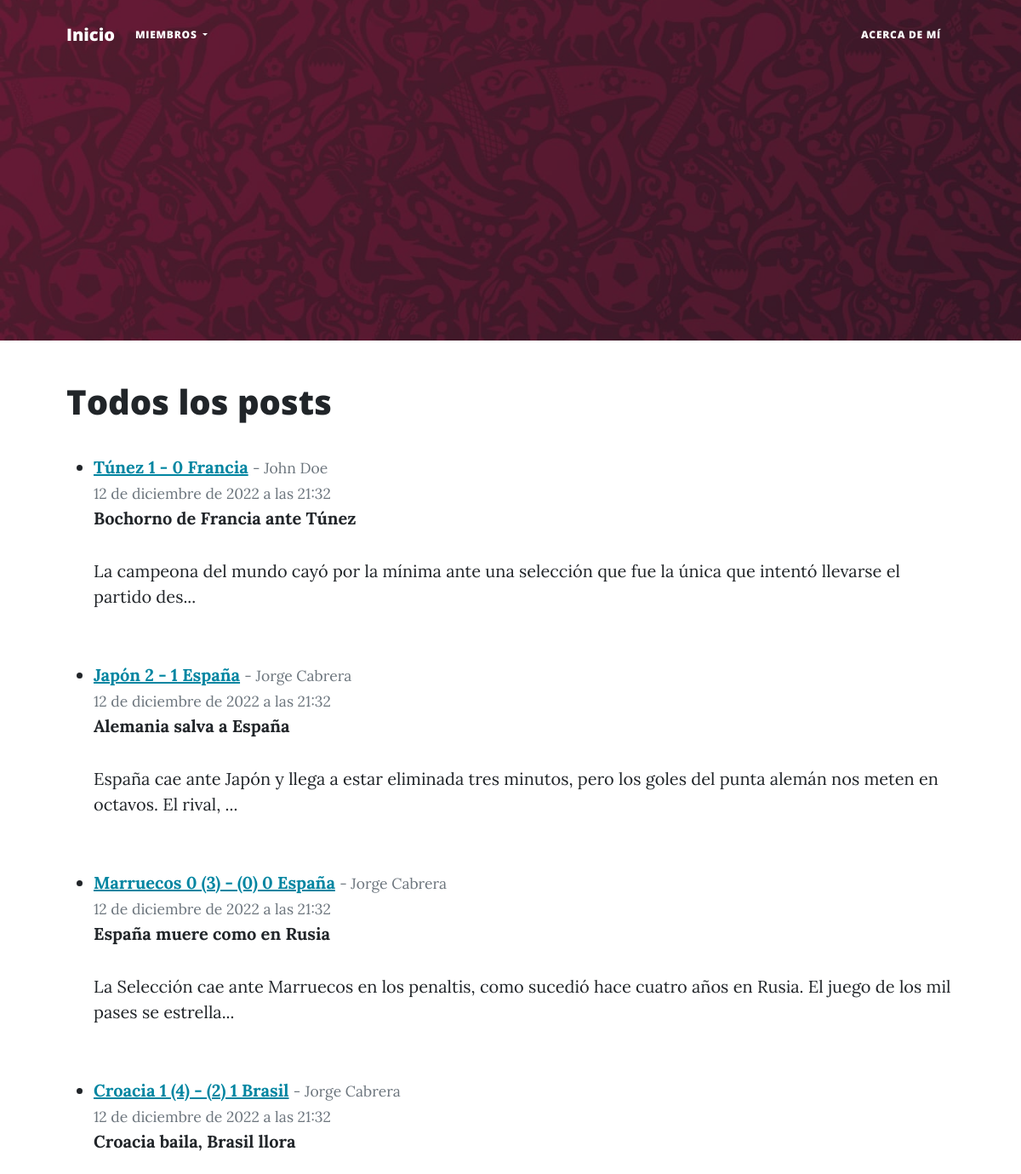
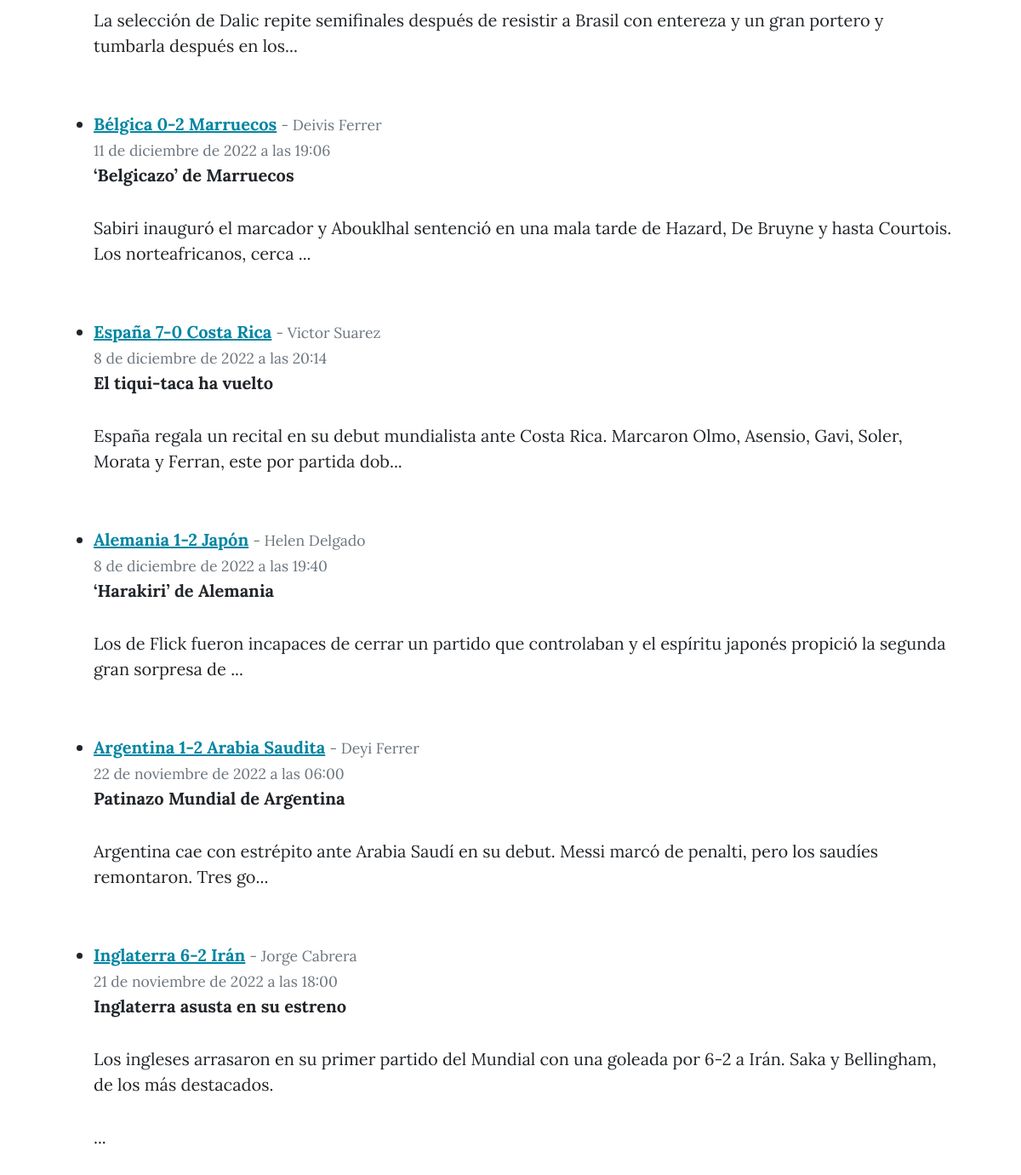
The page /all_posts/ (upper part) on the database as committed earlier (2 pictures, top to bottom).
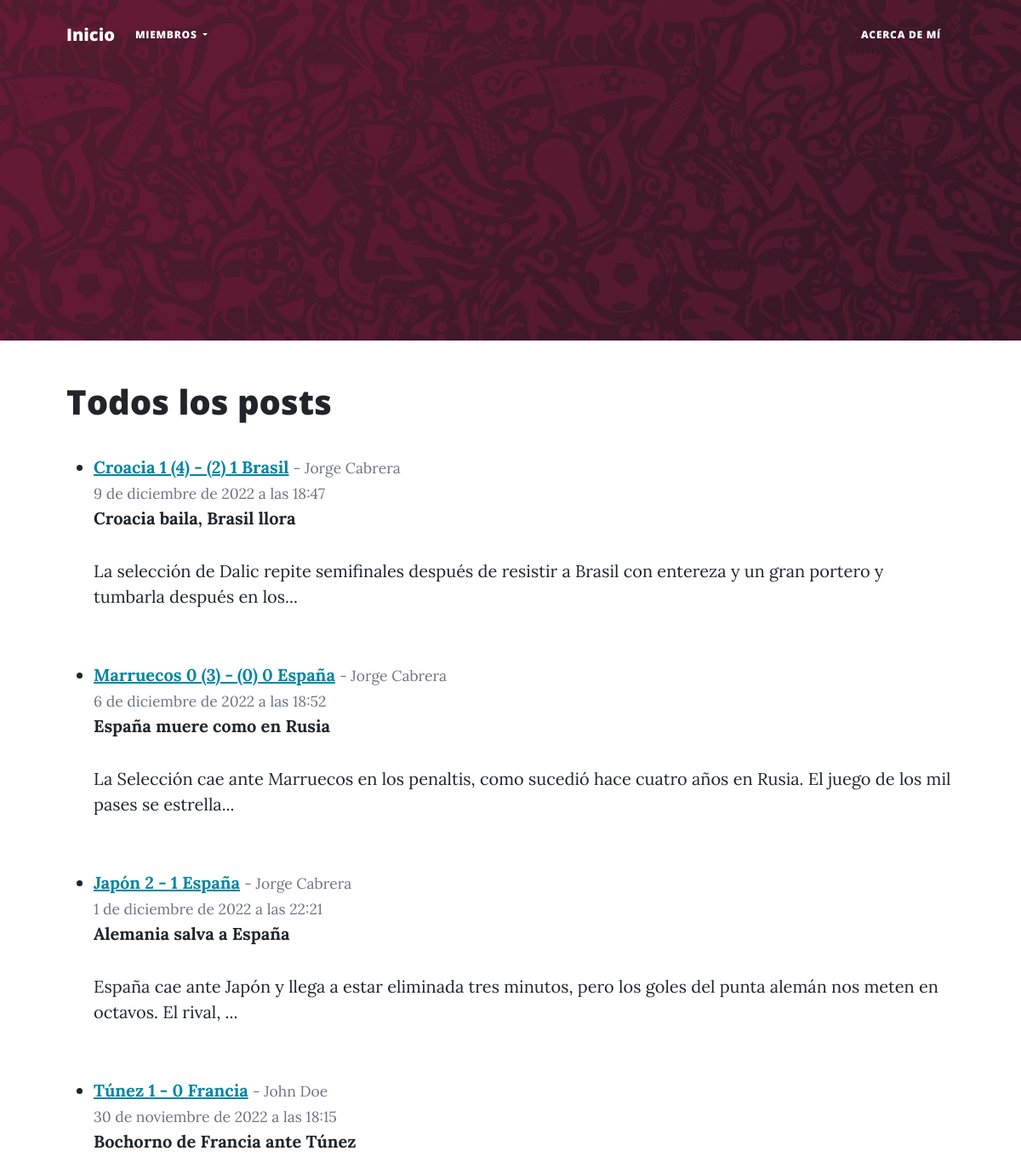
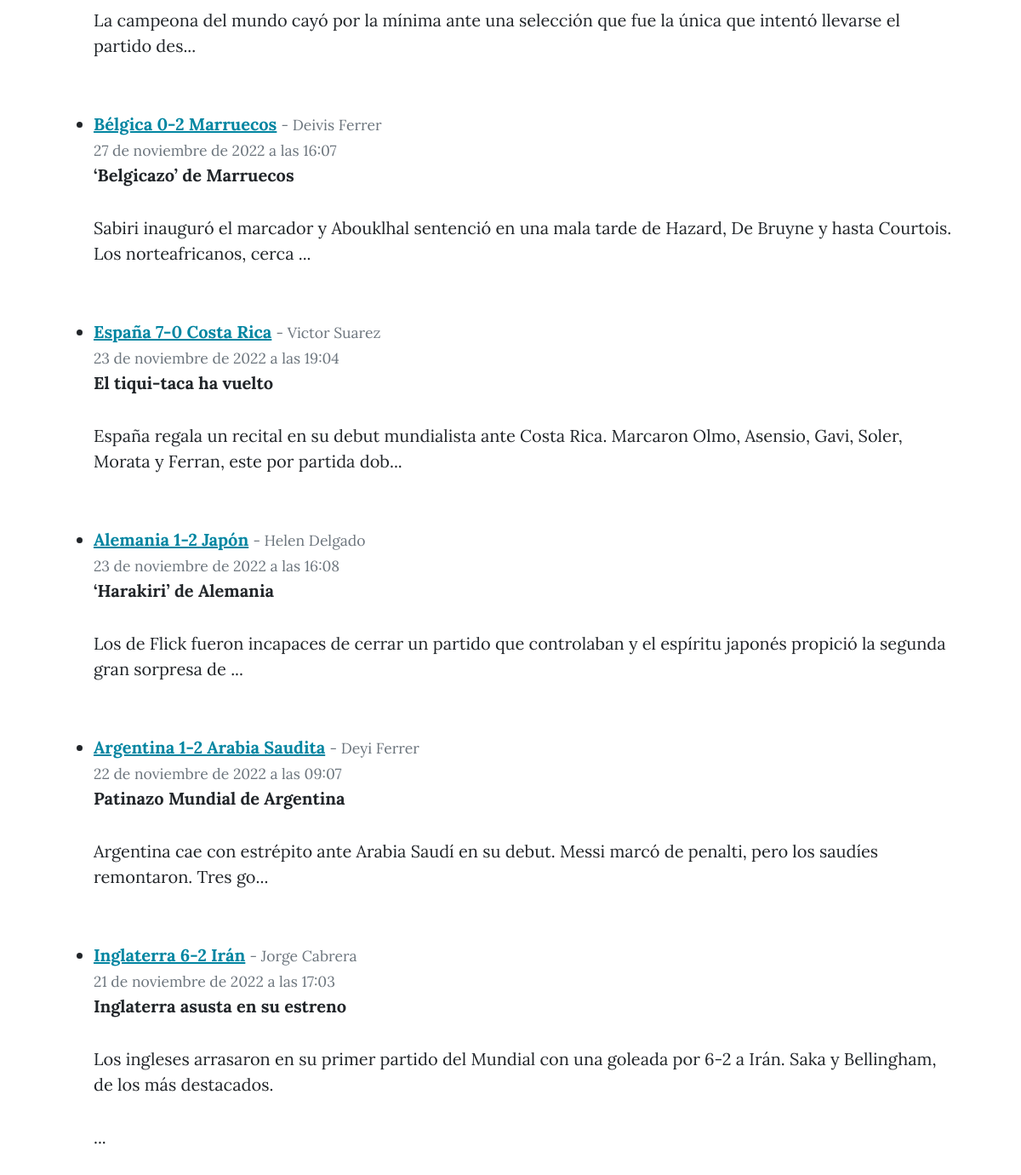
The same page on the database as committed later (2 pictures, top to bottom).
### Blog/models.py (models this page shows, shortened)
class Post(models.Model):
    titulo = models.CharField(max_length=255)
    subtitulo = models.CharField(max_length=255)
    autor = models.ForeignKey(User, on_delete=models.CASCADE)
    header = models.ImageField(null=True, blank=True, upload_to='images/')
    cuerpo = RichTextField(null=True, blank=True)
    fecha = models.DateTimeField(default=datetime.now())
    likes = models.ManyToManyField(User, related_name='blog_posts', blank=True)

### Blog/views.py (the view)
# urls.py: path('all_posts/', AllPostsView.as_view(), name='all_posts'),
class AllPostsView(ListView):
    model = Post
    template_name = 'all_posts.html'
    ordering = ['-fecha']

### Blog/templates/all_posts.html (shortened to what this page needs)
{% extends 'post.html' %}
{% block post %}
<div class="container px-4 px-lg-5">
    <h1>
        Todos los posts
    </h1>
    <br>
    <ul>
        {% for post in object_list %}
            <li>
                <a href="{% url 'post_details' post.pk %}" class="link-primary"><u><strong>{{post.titulo}}</strong></u></a>
                <small class="text-muted">
                    - {{post.autor.first_name}} {{post.autor.last_name}}
                    <br>
                    {{post.fecha}}
                </small>
                <br>
                <strong>
                    {{post.subtitulo}}
                </strong>
                <br>
                {{post.cuerpo|slice:":150"|safe}}...
                <br><br>
            </li>
        {% endfor %}
    </ul>
</div>
{% endblock post %}

Rows that differ between the two databases and show on the page:
changed Post "Croacia 1 (4) - (2) 1 Brasil": fecha "12 de diciembre de 2022 a las 21:32" → "9 de diciembre de 2022 a las 18:47"; moves up the list
changed Post "Marruecos 0 (3) - (0) 0 España": fecha "12 de diciembre de 2022 a las 21:32" → "6 de diciembre de 2022 a las 18:52"; moves up the list
changed Post "Japón 2 - 1 España": fecha "12 de diciembre de 2022 a las 21:32" → "1 de diciembre de 2022 a las 22:21"; moves down the list
changed Post "Túnez 1 - 0 Francia": fecha "12 de diciembre de 2022 a las 21:32" → "30 de noviembre de 2022 a las 18:15"
changed Post "Bélgica 0-2 Marruecos": fecha "11 de diciembre de 2022 a las 19:06" → "27 de noviembre de 2022 a las 16:07"
changed Post "España 7-0 Costa Rica": fecha "8 de diciembre de 2022 a las 20:14" → "23 de noviembre de 2022 a las 19:04"
changed Post "Alemania 1-2 Japón": fecha "8 de diciembre de 2022 a las 19:40" → "23 de noviembre de 2022 a las 16:08"
changed Post "Argentina 1-2 Arabia Saudita": fecha "22 de noviembre de 2022 a las 06:00" → "22 de noviembre de 2022 a las 09:07"
changed Post "Inglaterra 6-2 Irán": fecha "21 de noviembre de 2022 a las 18:00" → "21 de noviembre de 2022 a las 17:03"
